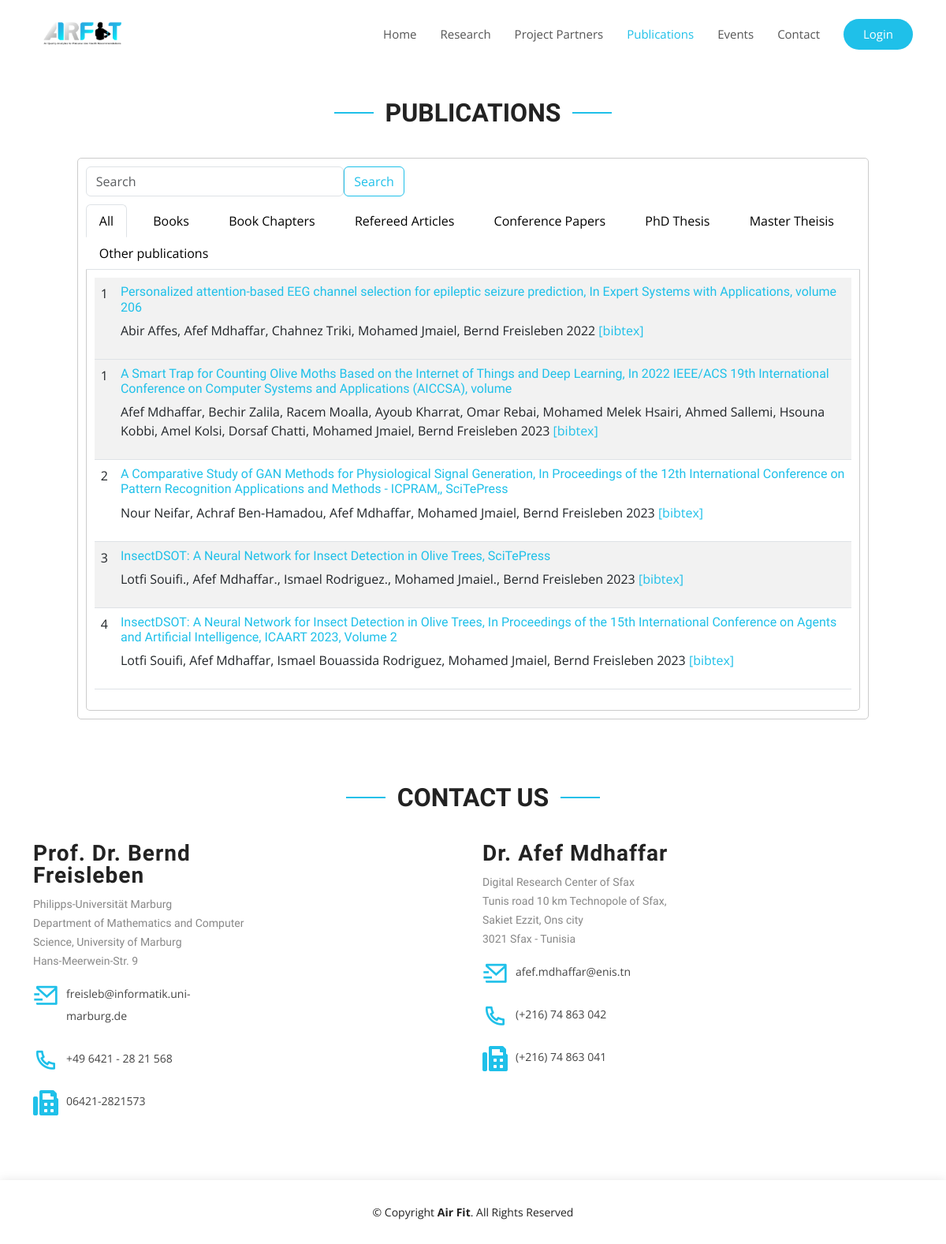
Screenshot of /publications/ with the database file from the repository.
### events/models.py (models this page shows, shortened)
class Article(models.Model):
    title = models.CharField(max_length=200, null=True)
    article_type = models.CharField(max_length=200, choices=ARTICLE_TYPES)
    authors = models.CharField(max_length=200, null=True)
    publication_date = models.IntegerField(null=True)
    document = models.FileField(upload_to=upload_to, null=True, blank=True)
    links = models.URLField(blank=True)
    bibtex = models.TextField(blank=True)

### events/views.py (the view)
# urls.py: path('publications/', views.publications, name='publications'),
def publications(request):
    articles = Article.objects.filter(document__isnull=False)
    context = {}
    for article_type, _ in ARTICLE_TYPES:
        filtered_articles = articles.filter(article_type=article_type)
        print(f"Number of {article_type}: {filtered_articles.count()}")
        context[article_type] = filtered_articles
    return render(request, 'main/publications.html', context)

### events/templates/main/publications.html (shortened to what this page needs)
<!DOCTYPE html>
<html lang="en">
{% load static %}
<head>
  <link href="{% static 'vendor/aos/aos.css' %}" rel="stylesheet">
  <link href="{% static 'vendor/bootstrap/css/bootstrap.min.css' %}" rel="stylesheet">
  <link href="{% static 'vendor/bootstrap-icons/bootstrap-icons.css' %}" rel="stylesheet">
  <link href="{% static 'vendor/boxicons/css/boxicons.min.css' %}" rel="stylesheet">
  <link href="{% static 'vendor/glightbox/css/glightbox.min.css' %}" rel="stylesheet">
  <link href="{% static 'vendor/remixicon/remixicon.css' %}" rel="stylesheet">
  <link href="{% static 'vendor/swiper/swiper-bundle.min.css' %}" rel="stylesheet">
  <link href="{% static 'css/style.css' %}" rel="stylesheet">
  <link rel="stylesheet" href="https://cdnjs.cloudflare.com/ajax/libs/font-awesome/5.15.3/css/all.min.css">
</head>
<body>
   <header id="header" class="fixed-top d-flex align-items-center">
    <div class="container d-flex align-items-center justify-content-between">
      <div class="logo">
        <a href="{% url 'index'%}"><img src="{% static 'img/logo.png'%}" alt="" class="img-fluid"></a>
      </div>
      <nav id="navbar" class="navbar">
        <ul>
          <li><a class="nav-link scrollto" href="{% url 'index'%}#hero">Home</a></li>
          <li><a class="nav-link scrollto" href="{% url 'index'%}#objectives">Research</a></li>
          <li><a class="nav-link scrollto" href="{% url 'index'%}#partners">Project Partners</a></li>
          <li><a class="nav-link scrollto active " href="{% url 'publications'%}">Publications</a></li>
          <li><a class="nav-link scrollto" href="{% url 'index'%}event.html">Events</a></li>
          <li><a class="nav-link scrollto" href="{% url 'index'%}#contact">Contact</a></li>
          {% if user.is_authenticated %}
          <li class="nav-item dropdown">
            <a class="getstarted nav-link dropdown-toggle text-white"  id="navbarDropdownMenuLink" role="button" data-toggle="dropdown" aria-haspopup="true" aria-expanded="false">
              {{ user.username }}
            </a>
            <div class="dropdown-menu mt-2 " aria-labelledby="navbarDropdownMenuLink">
              {% if user.is_superuser %}
              <a class="dropdown-item text-center" href="{% url 'admin' %}" >My space</a>
              {% else %}
              <a class="dropdown-item text-center" href="{% url 'researcher:index' %}">My space</a>
              {% endif %}
              <a class="dropdown-item text-center" href="{% url 'logout' %}">Logout</a>
            </div>
          </li>
          {% else %}
            <li><a class="getstarted scrollto" href="{% url 'login' %}">Login</a></li>
          {% endif %}
        </ul>
      </nav>
    </div>
  </header>
<main id="main" style="padding-top:120px;" >
  <div class="container "data-aos="fade-up" >
    <div class="section-title  mt-1"  >
      <h2>Publications</h2>
    </div>
        <div id="custom-component" >
          <div class="card">
            <div class="search-box">
              <div class="col-4 ">
                <input class="form-control " type="search" id="searchInput" placeholder="Search" aria-label="Search">
              </div>
              <div class="col-4">
                <button onclick="performSearch()" class="btn btn-outline-primary" type="button">Search</button>
              </div>
            </div>
            <ul class="nav nav-tabs d-flex" id="myTabjustified" role="tablist">
                <li class="nav-item flex-fill" role="presentation">
                    <button class="nav-link active" id="all-tab" onclick="showByClass('all')" style="color: #000;">All</button>
                  </li>
                  <li class="nav-item flex-fill" role="presentation">
                    <button class="nav-link" id="book-tab" onclick="showByClass('book')" style="color: #000;">Books</button>
                  </li>
                  <li class="nav-item flex-fill" role="presentation">
                    <button class="nav-link" id="book_chapters-tab" onclick="showByClass('book_chapters')" style="color: #000;">Book Chapters</button>
                  </li>
                  <li class="nav-item flex-fill" role="presentation">
                    <button class="nav-link" id="refereed_art-tab" onclick="showByClass('refereed_articles')" style="color: #000;">Refereed Articles</button>
                  </li>
                  <li class="nav-item flex-fill" role="presentation">
                    <button class="nav-link" id="conference_paper-tab" onclick="showByClass('conference_papers')" style="color: #000;">Conference Papers </button>
                  </li>
                  <li class="nav-item flex-fill" role="presentation">
                    <button class="nav-link" id="phd_thesis-tab" onclick="showByClass('phd_thesis')" style="color: #000;">PhD Thesis</button>
                  </li>
                  <li class="nav-item flex-fill" role="presentation">
                    <button class="nav-link" id="master_theisis" onclick="showByClass('master_theisis')" style="color: #000;">Master Theisis</button>
                  </li>
                  <li class="nav-item flex-fill" role="presentation">
                    <button class="nav-link " id="other_publications" onclick="showByClass('other_publications')" style="color: #000;">Other publications</button>
                  </li>
            </ul>
            <div class="card-content">
              <div class="tab-content active">
                  <table class="table table-striped">
                      <tbody>
                        {% for article in refereed_articles %}
                        <tr class="refereed_articles">
                            <td>{{ forloop.counter }}</td>
                            <td class="contenu">
                                <h6 style="color: #1FC0E9;">{{ article.title }}</h6>
                                <p>{{ article.authors }}{{ article.place }} {{ article.publication_date }}
                                    <a href="{% url 'generate_bibtex' article.id %}" style="color: #1FC0E9;" target="_blank">[bibtex]</a>
                                </p>
                            </td>
                        </tr>
                        {% endfor %}
                      </tbody>
                      <tbody>
                        {% for article in conference_papers %}
                        <tr class="conference_papers">
                            <td>{{ forloop.counter }}</td>
                            <td class="contenu">
                                <h6 style="color: #1FC0E9;">{{ article.title }}</h6>
                                <p>{{ article.authors }}{{ article.place }} {{ article.publication_date }}
                                    <a href="{% url 'generate_bibtex' article.id %}" style="color: #1FC0E9;" target="_blank">[bibtex]</a>
                                </p>
                            </td>
                        </tr>
                        {% endfor %}
                      </tbody>
                  </table>
              </div>
          </div>
      </div>
  </div>
</div>
        <section id="contact" class="contact">
          <div class="container">
            <div class="section-title" data-aos="fade-up">
              <h2>Contact Us</h2>
            </div>
            <div class="row">
            <div class="col">
              <div class="col-lg-6 col-md-6" data-aos="fade-up" data-aos-delay="100">
                <div class="contact-about">
                  <h3 >Prof. Dr. Bernd Freisleben</h3>
                  <p>Philipps-Universität Marburg <br>
                    Department of Mathematics and Computer Science, University of Marburg <br>Hans-Meerwein-Str. 9</p>
                </div>
              </div>
              <div  class="col-lg-6 col-md-6" data-aos="fade-up" data-aos-delay="200">
                <div class="info">
                  <div>
                    <i class="ri-mail-send-line"></i>
                    <p> freisleb@informatik.uni-marburg.de</p>
                  </div>
                  <div>
                    <i class="ri-phone-line"></i>
                    <p>+49 6421 - 28 21 568</p>
                  </div>
                  <div>
                    <i class="fa fa-fax"></i>
                    <p>06421-2821573</p>
                  </div>
                </div>
              </div>
            </div>
            <div class="col">
              <div class="col-lg-6  col-md-6" data-aos="fade-up" data-aos-delay="100">
                <div class="contact-about">
                  <h3 >Dr. Afef Mdhaffar</h3>
                  <p>Digital Research Center of Sfax
                    <br>Tunis road 10 km Technopole of Sfax, Sakiet Ezzit, Ons city <br>
                    3021 Sfax - Tunisia </p>
                </div>
              </div>
              <div  class="col-lg-6 col-md-6" data-aos="fade-up" data-aos-delay="200">
                <div class="info">
                  <div>
                    <i class="ri-mail-send-line"></i>
                    <p>afef.mdhaffar@enis.tn</p>
                  </div>
                  <div>
                    <i class="ri-phone-line"></i>
                    <p>(+216) 74 863 042</p>
                  </div>
                  <div>
                    <i class="fa fa-fax"></i>
                    <p>(+216) 74 863 041</p>
                  </div>
                </div>
              </div>
            </div>
            </div>
          </div>
        </section>
</main>
<footer id="footer">
  <div class="container">
    <div class="row d-flex align-items-center">
      <div class="col-lg-12 text-lg-left text-center">
        <div class="copyright">
          &copy; Copyright <strong>Air Fit</strong>. All Rights Reserved
        </div>
      </div>
    </div>
  </div>
</footer>
</body>
</html>

### events/static/css/style.css (style rules this page uses)
.btn.btn-outline-primary { color: #1FC0E9; border-color: #1FC0E9; }
body { font-family: "Open Sans", sans-serif; color: #444444; }
a { color: #1FC0E9; text-decoration: none; }
h1, h2, h3, h4, h5, h6 { font-family: "Raleway", sans-serif; }
#header { z-index: 997; transition: all 0.5s; padding: 22px 0; background: #fff; }
#header .logo img { padding: 0; margin: 0; max-height: 40px; }
.navbar { padding: 0; }
.navbar ul { margin: 0; padding: 0; display: flex; list-style: none; align-items: center; }
.navbar li { position: relative; }
.navbar a, .navbar a:focus { display: flex; align-items: center; justify-content: space-between; padding: 10px 0 10px 30px; font-size: 15px; font-weight: 400; color: #555555; white-space: nowrap; transition: 0.3s; }
.navbar a:hover, .navbar .active, .navbar .active:focus, .navbar li:hover>a { color: #1FC0E9; }
.navbar .getstarted, .navbar .getstarted:focus { background: #1FC0E9; padding: 8px 25px; margin-left: 30px; border-radius: 50px; color: #fff; }
section { padding: 60px 0; overflow: hidden; }
.section-title { text-align: center; padding-bottom: 30px; margin-top: 20px; }
.section-title h2 { font-size: 32px; font-weight: bold; text-transform: uppercase; position: relative; color: #222222; }
.section-title h2::before, .section-title h2::after { content: ""; width: 50px; height: 2px; background: #1FC0E9; display: inline-block; }
.section-title h2::before { margin: 0 15px 10px 0; }
.section-title h2::after { margin: 0 0 10px 15px; }
.contact .contact-about h3 { font-size: 28px; margin: 0 0 10px 0; padding: 0; line-height: 1; font-weight: 700; letter-spacing: 1px; color: #222222; }
.contact .contact-about p { font-size: 14px; line-height: 24px; font-family: "Raleway", sans-serif; color: #888; }
.contact .info { color: #444444; }
.contact .info i { font-size: 32px; color: #1FC0E9; float: left; line-height: 1; }
.contact .info p { padding: 0 0 10px 42px; line-height: 28px; font-size: 14px; }
#footer { background: #fff; box-shadow: 0px 0px 12px 0px rgba(0, 0, 0, 0.1); padding: 30px 0; color: #222222; font-size: 14px; }

### events/templates/main/publications.html (style rules this page uses)
.card { width: 90%; border: 1px solid #ccc; border-radius: 5px; padding: 10px; margin: 0 auto; }
.tab-content { display: none; }
.tab-content.active { display: block; }
.card-content { padding: 10px; border: 1px solid #ccc; border-top: none; border-radius: 0 0 5px 5px; }
.search-box { display: flex; margin-bottom: 10px; }
.search-box .form-control { flex: 1; }
.table { background-color: #fff; }

### rows the page displays
Article: title "Personalized attention-based EEG channel selection for epileptic seizure prediction, In Expert Systems with Applications, volume 206", authors "Abir Affes, Afef Mdhaffar, Chahnez Triki, Mohamed Jmaiel, Bernd Freisleben", publication_date "2022"
Article: title "A Smart Trap for Counting Olive Moths Based on the Internet of Things and Deep Learning, In 2022 IEEE/ACS 19th International Conference on Computer Systems and Applications (AICCSA), volume", authors "Afef Mdhaffar, Bechir Zalila, Racem Moalla, Ayoub Kharrat, Omar Rebai, Mohamed Melek Hsairi, Ahmed Sallemi, Hsouna Kobbi, Amel Kolsi, Dorsaf Chatti, Mohamed Jmaiel, Bernd Freisleben", publication_date "2023"
Article: title "A Comparative Study of GAN Methods for Physiological Signal Generation, In Proceedings of the 12th International Conference on Pattern Recognition Applications and Methods - ICPRAM,, SciTePress", authors "Nour Neifar, Achraf Ben-Hamadou, Afef Mdhaffar, Mohamed Jmaiel, Bernd Freisleben", publication_date "2023"
Article: title "InsectDSOT: A Neural Network for Insect Detection in Olive Trees, SciTePress", authors "Lotfi Souifi., Afef Mdhaffar., Ismael Rodriguez., Mohamed Jmaiel., Bernd Freisleben", publication_date "2023"
Article: title "InsectDSOT: A Neural Network for Insect Detection in Olive Trees, In Proceedings of the 15th International Conference on Agents and Artificial Intelligence, ICAART 2023, Volume 2", authors "Lotfi Souifi, Afef Mdhaffar, Ismael Bouassida Rodriguez, Mohamed Jmaiel, Bernd Freisleben", publication_date "2023"
